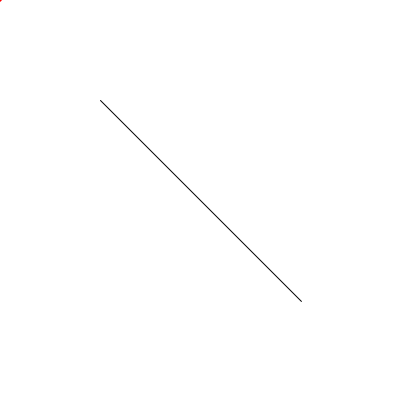
Frame 1 (no input)
Frame 60 (the mouse pressed at the canvas centre just before this capture): identical to frame 1, image omitted
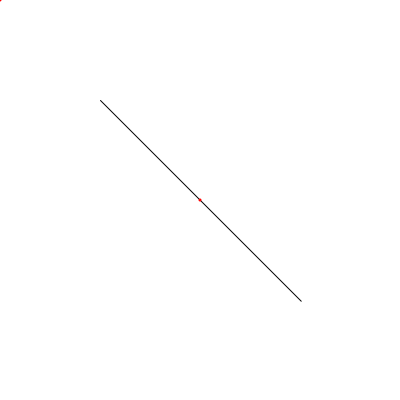
Frame 120 (the mouse held since frame 60 and released just before this capture)

The Processing sketch that drew these frames (run headless with seeded random() and noise(); from frame 60 on, the mouse is pressed at the canvas centre):

// Processing sketch: ch4_Spline
// ── ch4_Spline.pde
float mouseX_, mouseY_;

void setup() {
  size(400, 400);

}

void draw() {
  background(255);
  stroke(0);
  curve(mouseX, mouseY, 100, 100, 300, 300, mouseX_, mouseY_);
  noStroke();
  fill(255, 0, 0);
  ellipse(mouseX, mouseY, 3, 3);
  ellipse(mouseX_, mouseY_, 3, 3);
    
}


void mouseDragged() {

  mouseX_ = mouseX;
  mouseY_ = mouseY;
}
